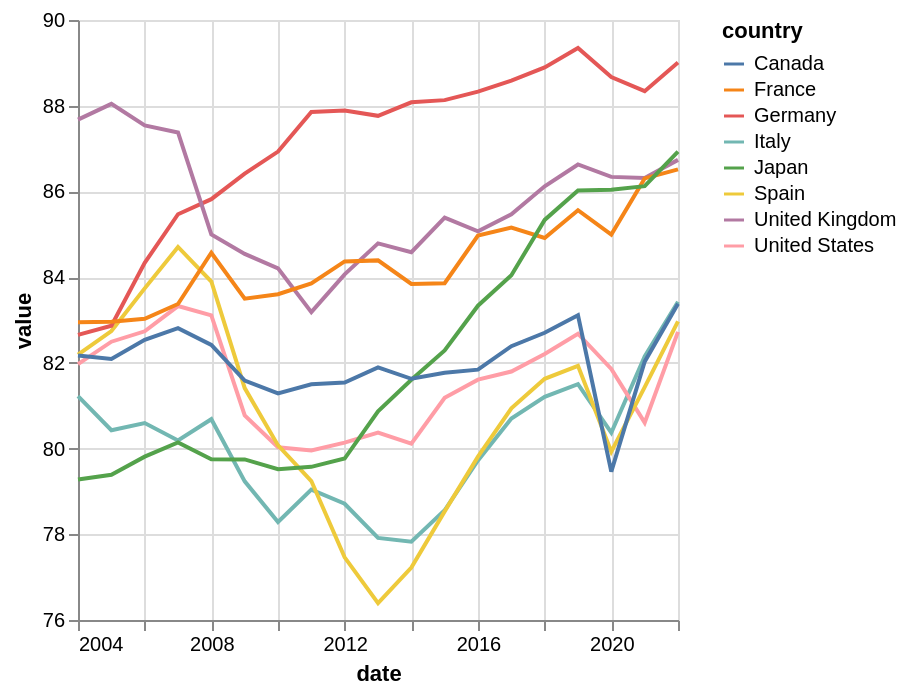

This figure's Vega-Lite source:
### Vega-Lite specification from a JSON file in a GitHub repository (floating-point values rounded to 4 significant figures; data arrays with more than 128 entries replaced by an {"elided": "..."} marker saying what was removed)
{"config": {"view": {"continuousWidth": 300, "continuousHeight": 300}}, "data": {"name": "data-21088c9a4951417c6654617b0544b377"}, "mark": {"type": "line"}, "encoding": {"color": {"field": "country", "type": "nominal"}, "x": {"field": "date", "type": "temporal"}, "y": {"field": "value", "scale": {"zero": false}, "type": "quantitative"}}, "$schema": "https://vega.github.io/schema/vega-lite/v5.16.3.json", "datasets": {"data-21088c9a4951417c6654617b0544b377": {"elided": "152 records"}}}
